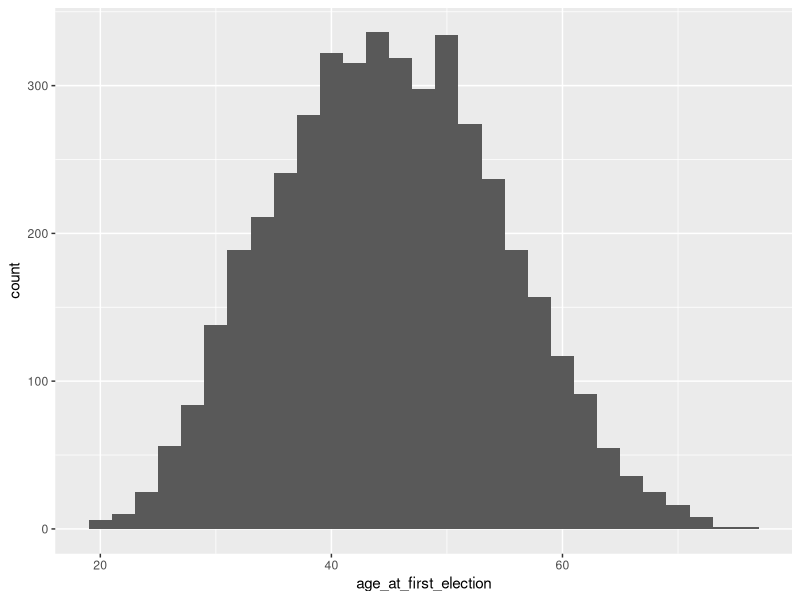

Generate this figure with R:
library(tidyverse)

# Load data

## Mmm, CSV!
import_lop_mps <- read_csv("data/lop-mps.csv")

# Tidy data

## Separate "Type of Parliamentarian" column into multiple rows per period of MP's service
lop_mps <- import_lop_mps %>%
  separate_rows(`Type of Parliamentarian`, sep="\\)") %>%
  filter(`Type of Parliamentarian` != "") %>%
  mutate(`Type of Parliamentarian` = paste(`Type of Parliamentarian`, ")", sep = ""))

## TODO: extract type of service, service start, service end for each record

# Analyze

## Number of MPs born per year
lop_mps %>%
  transmute(date = substr(`Date of Birth`, 1, 4)) %>%
  group_by(date) %>%
  summarise(count = n()) %>%
  arrange(date)

## Age at election
age_at_election <- import_lop_mps %>%
  filter(`Date of Birth` != "") %>%
  mutate(age_at_first_election = as.integer(substr(as.character(`Date Appointed/Date of First Election`), 1, 4)) - as.integer(substr(`Date of Birth`, 1, 4))) %>%
  select(Name, `Date of Birth`, `Political Affiliation`, `Date Appointed/Date of First Election`, age_at_first_election) %>%
  arrange(age_at_first_election)

## % of MPs first elected at age 65 or above
(age_at_election %>% filter(age_at_first_election >= 65) %>% count() %>% pull(n)) / (age_at_election %>% count() %>% pull(n))

# Summarize

age_at_election %>%
  summarize(
    mean = mean(age_at_first_election, na.rm = TRUE),
    median = median(age_at_first_election, na.rm = TRUE),
    min = min(age_at_first_election, na.rm = TRUE),
    max = max(age_at_first_election, na.rm = TRUE)
  )

# Visualize

age_at_election %>%
  ggplot(aes(x = age_at_first_election)) +
  geom_histogram(binwidth = 2)
